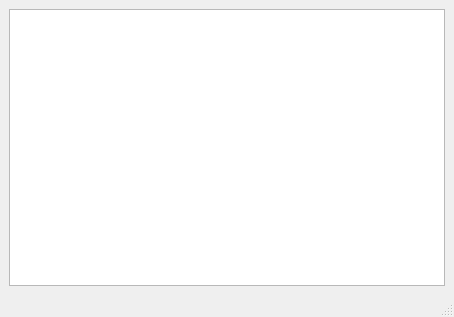
<?xml version="1.0" encoding="UTF-8"?>
<ui version="4.0">
 <class>MainWindow</class>
 <widget class="QMainWindow" name="MainWindow">
  <property name="geometry">
   <rect>
    <x>0</x>
    <y>0</y>
    <width>454</width>
    <height>317</height>
   </rect>
  </property>
  <property name="windowTitle">
   <string>MainWindow</string>
  </property>
  <widget class="QWidget" name="centralwidget">
   <layout class="QHBoxLayout" name="horizontalLayout">
    <item>
     <widget class="QTreeView" name="treeView">
      <property name="font">
       <font>
        <pointsize>14</pointsize>
       </font>
      </property>
      <attribute name="headerMinimumSectionSize">
       <number>70</number>
      </attribute>
      <attribute name="headerHighlightSections">
       <bool>true</bool>
      </attribute>
     </widget>
    </item>
   </layout>
  </widget>
  <widget class="QMenuBar" name="menubar">
   <property name="geometry">
    <rect>
     <x>0</x>
     <y>0</y>
     <width>454</width>
     <height>21</height>
    </rect>
   </property>
  </widget>
  <widget class="QStatusBar" name="statusbar"/>
 </widget>
 <resources/>
 <connections/>
</ui>
